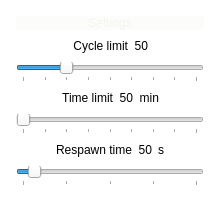
               <widget class="QGroupBox" name="groupBox_3">
                <property name="styleSheet">
                 <string notr="true">/* GROUP_BOX*/
QGroupBox
{
	border: 5px  solid rgba(100, 100, 85, 0);
	background: rgba(240, 240, 230, 0);
}</string>
                </property>
                <property name="title">
                 <string/>
                </property>
                <layout class="QVBoxLayout" name="verticalLayout_49">
                 <item>
                  <widget class="QLabel" name="label_weapons_6">
                   <property name="styleSheet">
                    <string notr="true">color: rgba(240, 240, 230, 150);
background-color: rgba(240, 240, 230, 50);</string>
                   </property>
                   <property name="text">
                    <string>Settings</string>
                   </property>
                   <property name="alignment">
                    <set>Qt::AlignCenter</set>
                   </property>
                  </widget>
                 </item>
                 <item>
                  <layout class="QVBoxLayout" name="verticalLayout_52">
                   <item>
                    <layout class="QHBoxLayout" name="horizontalLayout_36">
                     <item>
                      <spacer name="horizontalSpacer_83">
                       <property name="orientation">
                        <enum>Qt::Horizontal</enum>
                       </property>
                       <property name="sizeHint" stdset="0">
                        <size>
                         <width>40</width>
                         <height>20</height>
                        </size>
                       </property>
                      </spacer>
                     </item>
                     <item>
                      <widget class="QLabel" name="label_90">
                       <property name="text">
                        <string>Cycle limit</string>
                       </property>
                       <property name="alignment">
                        <set>Qt::AlignRight|Qt::AlignTrailing|Qt::AlignVCenter</set>
                       </property>
                      </widget>
                     </item>
                     <item>
                      <widget class="QLabel" name="label_cycleLimit">
                       <property name="text">
                        <string>50</string>
                       </property>
                       <property name="alignment">
                        <set>Qt::AlignRight|Qt::AlignTrailing|Qt::AlignVCenter</set>
                       </property>
                      </widget>
                     </item>
                     <item>
                      <spacer name="horizontalSpacer_84">
                       <property name="orientation">
                        <enum>Qt::Horizontal</enum>
                       </property>
                       <property name="sizeHint" stdset="0">
                        <size>
                         <width>40</width>
                         <height>20</height>
                        </size>
                       </property>
                      </spacer>
                     </item>
                    </layout>
                   </item>
                   <item>
                    <widget class="QSlider" name="horizontalSlider_cycleLimit">
                     <property name="enabled">
                      <bool>true</bool>
                     </property>
                     <property name="toolTip">
                      <string/>
                     </property>
                     <property name="minimum">
                      <number>0</number>
                     </property>
                     <property name="maximum">
                      <number>128</number>
                     </property>
                     <property name="pageStep">
                      <number>16</number>
                     </property>
                     <property name="sliderPosition">
                      <number>32</number>
                     </property>
                     <property name="orientation">
                      <enum>Qt::Horizontal</enum>
                     </property>
                     <property name="invertedAppearance">
                      <bool>false</bool>
                     </property>
                     <property name="invertedControls">
                      <bool>false</bool>
                     </property>
                     <property name="tickPosition">
                      <enum>QSlider::TicksBelow</enum>
                     </property>
                     <property name="tickInterval">
                      <number>16</number>
                     </property>
                    </widget>
                   </item>
                  </layout>
                 </item>
                 <item>
                  <layout class="QVBoxLayout" name="verticalLayout_51">
                   <item>
                    <layout class="QHBoxLayout" name="horizontalLayout_35">
                     <item>
                      <spacer name="horizontalSpacer_81">
                       <property name="orientation">
                        <enum>Qt::Horizontal</enum>
                       </property>
                       <property name="sizeHint" stdset="0">
                        <size>
                         <width>40</width>
                         <height>20</height>
                        </size>
                       </property>
                      </spacer>
                     </item>
                     <item>
                      <widget class="QLabel" name="label_84">
                       <property name="text">
                        <string>Time limit</string>
                       </property>
                       <property name="alignment">
                        <set>Qt::AlignRight|Qt::AlignTrailing|Qt::AlignVCenter</set>
                       </property>
                      </widget>
                     </item>
                     <item>
                      <widget class="QLabel" name="label_timeLimit">
                       <property name="text">
                        <string>50</string>
                       </property>
                       <property name="alignment">
                        <set>Qt::AlignRight|Qt::AlignTrailing|Qt::AlignVCenter</set>
                       </property>
                      </widget>
                     </item>
                     <item>
                      <widget class="QLabel" name="label_106">
                       <property name="text">
                        <string>min</string>
                       </property>
                       <property name="alignment">
                        <set>Qt::AlignRight|Qt::AlignTrailing|Qt::AlignVCenter</set>
                       </property>
                      </widget>
                     </item>
                     <item>
                      <spacer name="horizontalSpacer_82">
                       <property name="orientation">
                        <enum>Qt::Horizontal</enum>
                       </property>
                       <property name="sizeHint" stdset="0">
                        <size>
                         <width>40</width>
                         <height>20</height>
                        </size>
                       </property>
                      </spacer>
                     </item>
                    </layout>
                   </item>
                   <item>
                    <widget class="QSlider" name="horizontalSlider_timeLimit">
                     <property name="enabled">
                      <bool>true</bool>
                     </property>
                     <property name="toolTip">
                      <string/>
                     </property>
                     <property name="minimum">
                      <number>0</number>
                     </property>
                     <property name="maximum">
                      <number>128</number>
                     </property>
                     <property name="pageStep">
                      <number>16</number>
                     </property>
                     <property name="sliderPosition">
                      <number>0</number>
                     </property>
                     <property name="orientation">
                      <enum>Qt::Horizontal</enum>
                     </property>
                     <property name="invertedAppearance">
                      <bool>false</bool>
                     </property>
                     <property name="invertedControls">
                      <bool>false</bool>
                     </property>
                     <property name="tickPosition">
                      <enum>QSlider::TicksBelow</enum>
                     </property>
                     <property name="tickInterval">
                      <number>16</number>
                     </property>
                    </widget>
                   </item>
                  </layout>
                 </item>
                 <item>
                  <layout class="QVBoxLayout" name="verticalLayout_53">
                   <item>
                    <layout class="QHBoxLayout" name="horizontalLayout_37">
                     <item>
                      <spacer name="horizontalSpacer_85">
                       <property name="orientation">
                        <enum>Qt::Horizontal</enum>
                       </property>
                       <property name="sizeHint" stdset="0">
                        <size>
                         <width>40</width>
                         <height>20</height>
                        </size>
                       </property>
                      </spacer>
                     </item>
                     <item>
                      <widget class="QLabel" name="label_94">
                       <property name="text">
                        <string>Respawn time</string>
                       </property>
                       <property name="alignment">
                        <set>Qt::AlignRight|Qt::AlignTrailing|Qt::AlignVCenter</set>
                       </property>
                      </widget>
                     </item>
                     <item>
                      <widget class="QLabel" name="label_respawnTime">
                       <property name="text">
                        <string>50</string>
                       </property>
                       <property name="alignment">
                        <set>Qt::AlignRight|Qt::AlignTrailing|Qt::AlignVCenter</set>
                       </property>
                      </widget>
                     </item>
                     <item>
                      <widget class="QLabel" name="label_107">
                       <property name="text">
                        <string>s</string>
                       </property>
                       <property name="alignment">
                        <set>Qt::AlignRight|Qt::AlignTrailing|Qt::AlignVCenter</set>
                       </property>
                      </widget>
                     </item>
                     <item>
                      <spacer name="horizontalSpacer_86">
                       <property name="orientation">
                        <enum>Qt::Horizontal</enum>
                       </property>
                       <property name="sizeHint" stdset="0">
                        <size>
                         <width>40</width>
                         <height>20</height>
                        </size>
                       </property>
                      </spacer>
                     </item>
                    </layout>
                   </item>
                   <item>
                    <widget class="QSlider" name="horizontalSlider_respawnTime">
                     <property name="enabled">
                      <bool>true</bool>
                     </property>
                     <property name="toolTip">
                      <string/>
                     </property>
                     <property name="minimum">
                      <number>0</number>
                     </property>
                     <property name="maximum">
                      <number>32</number>
                     </property>
                     <property name="pageStep">
                      <number>8</number>
                     </property>
                     <property name="sliderPosition">
                      <number>2</number>
                     </property>
                     <property name="orientation">
                      <enum>Qt::Horizontal</enum>
                     </property>
                     <property name="invertedAppearance">
                      <bool>false</bool>
                     </property>
                     <property name="invertedControls">
                      <bool>false</bool>
                     </property>
                     <property name="tickPosition">
                      <enum>QSlider::TicksBelow</enum>
                     </property>
                     <property name="tickInterval">
                      <number>8</number>
                     </property>
                    </widget>
                   </item>
                  </layout>
                 </item>
                </layout>
               </widget>
